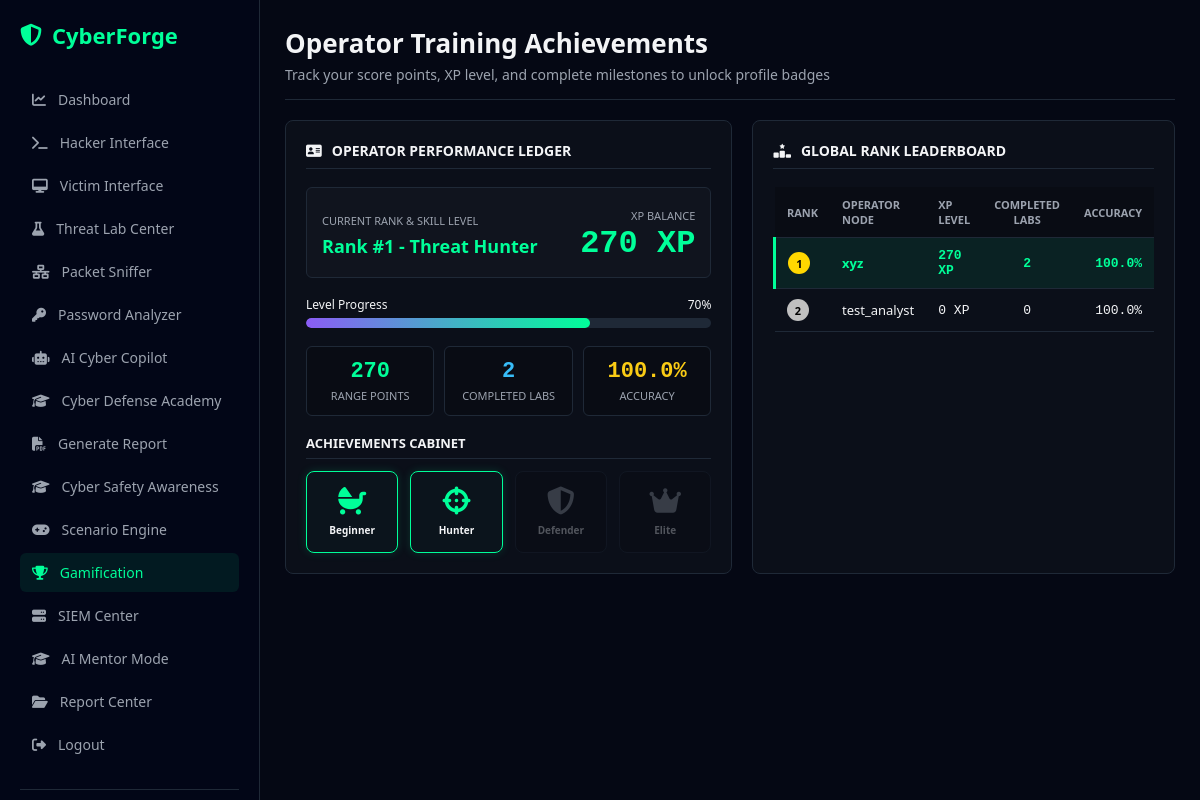
The app's page /gamification (signed in) with its own data.
### tables this page shows
CREATE TABLE user_xp (
        username TEXT PRIMARY KEY,
        xp INTEGER DEFAULT 0,
        points INTEGER DEFAULT 0,
        skill_level TEXT DEFAULT 'Beginner Analyst',
        completed_labs INTEGER DEFAULT 0,
        incorrect_findings INTEGER DEFAULT 0,
        missed_evidence INTEGER DEFAULT 0
    );

CREATE TABLE leaderboard (
        username TEXT PRIMARY KEY,
        rank INTEGER,
        xp INTEGER,
        completed_labs INTEGER,
        accuracy REAL DEFAULT 100.0
    );

### modules/gamification.py (the view)
@gamification_blueprint.route("/gamification")
def index():
    if not login_required():
        return redirect("/login")
    conn = get_db()
    cursor = conn.cursor()
    cursor.execute("SELECT * FROM user_xp WHERE username=?", (session["username"],))
    uxp = cursor.fetchone()
    if not uxp:
        get_or_create_xp(session["username"], cursor)
        conn.commit()
        cursor.execute("SELECT * FROM user_xp WHERE username=?", (session["username"],))
        uxp = cursor.fetchone()
    uxp = dict(uxp)
    cursor.execute("""
        SELECT ub.earned_at, b.name, b.description, b.icon
        FROM user_badges ub
        JOIN badges b ON ub.badge_id = b.badge_id
        WHERE ub.username=?
        ORDER BY ub.id DESC
    """, (session["username"],))
    badges = [dict(row) for row in cursor.fetchall()]
    cursor.execute("SELECT * FROM leaderboard ORDER BY rank ASC LIMIT 10")
    leaderboard = [dict(row) for row in cursor.fetchall()]
    user_rank = None
    cursor.execute("SELECT rank FROM leaderboard WHERE username=?", (session["username"],))
    rank_row = cursor.fetchone()
    if rank_row:
        user_rank = rank_row["rank"]
    conn.close()
    total_acc_denom = uxp["completed_labs"] + uxp["incorrect_findings"] + uxp["missed_evidence"]
    accuracy = 100.0
    if total_acc_denom > 0:
        accuracy = round((uxp["completed_labs"] / total_acc_denom) * 100.0, 1)
    return render_template(
        "gamification.html",
        username=session["username"],
        stats=uxp,
        badges=badges,
        leaderboard=leaderboard,
        user_rank=user_rank,
        accuracy=accuracy
    )

### database.py (called while the page is built)
def get_db():
    conn = sqlite3.connect(DATABASE)
    conn.row_factory = sqlite3.Row
    return conn

### modules/gamification.py (called while the page is built)
def login_required():
    return "username" in session

### templates/gamification.html (shortened to what this page needs)
<!DOCTYPE html>
<html lang="en">
<head>
    <link rel="stylesheet" href="https://cdnjs.cloudflare.com/ajax/libs/font-awesome/6.6.0/css/all.min.css" />
</head>
<body>
    <div class="sidebar">
        <div class="logo-area">
            <i class="fa-solid fa-shield-halved"></i> CyberForge
        </div>
        <nav class="nav-group">
            <a href="/dashboard" class="nav-item"><i class="fa-solid fa-chart-line"></i> Dashboard</a>
            <a href="/hacker" class="nav-item"><i class="fa-solid fa-terminal"></i> Hacker Interface</a>
            <a href="/victim" class="nav-item"><i class="fa-solid fa-desktop"></i> Victim Interface</a>
            <a href="/labs/defensive" class="nav-item"><i class="fa-solid fa-flask"></i> Threat Lab Center</a>
            <a href="/packet_sniffer" class="nav-item"><i class="fa-solid fa-network-wired"></i> Packet Sniffer</a>
            <a href="/password_analyzer" class="nav-item"><i class="fa-solid fa-key"></i> Password Analyzer</a>
            <a href="/ai_copilot" class="nav-item"><i class="fa-solid fa-robot"></i> AI Cyber Copilot</a>
            <a href="/academy" class="nav-item"><i class="fa-solid fa-graduation-cap"></i> Cyber Defense Academy</a>
            <a href="/report" class="nav-item"><i class="fa-solid fa-file-pdf"></i> Generate Report</a>
            <a href="/awareness" class="nav-item"><i class="fa-solid fa-graduation-cap"></i> Cyber Safety Awareness</a>
            <a href="/scenario_engine" class="nav-item"><i class="fa-solid fa-gamepad"></i> Scenario Engine</a>
            <a href="/gamification" class="nav-item active"><i class="fa-solid fa-trophy"></i> Gamification</a>
            <a href="/siem_center" class="nav-item"><i class="fa-solid fa-server"></i> SIEM Center</a>
            <a href="/ai_mentor" class="nav-item"><i class="fa-solid fa-graduation-cap"></i> AI Mentor Mode</a>
            <a href="/report_center" class="nav-item"><i class="fa-solid fa-folder-open"></i> Report Center</a>
            <a href="/logout" class="nav-item"><i class="fa-solid fa-right-from-bracket"></i> Logout</a>
        </nav>
        <div class="infra-section">
        </div>
    </div>
    <div class="main-canvas">
        <div class="canvas-header">
            <div class="header-left">
                <h1>Operator Training Achievements</h1>
                <p>Track your score points, XP level, and complete milestones to unlock profile badges</p>
            </div>
        </div>
        <div class="gamification-grid">
            <div class="panel-card">
                <div class="panel-title"><i class="fa-solid fa-address-card"></i> Operator Performance Ledger</div>
                <div class="stats-summary">
                    <div>
                        <span style="font-size: 11px; text-transform: uppercase; color: var(--text-muted);">Current Rank & Skill Level</span>
                        <h2 style="font-size: 18px; margin-top: 4px; color: var(--cyan-glow);">
                            {% if user_rank %}Rank #{{ user_rank }} - {% endif %}{{ stats.skill_level }}
                        </h2>
                    </div>
                    <div style="text-align: right;">
                        <span style="font-size: 11px; text-transform: uppercase; color: var(--text-muted);">XP Balance</span>
                        <div class="stats-big">{{ stats.xp }} XP</div>
                    </div>
                </div>
                <div>
                    <div style="display: flex; justify-content: space-between; font-size: 12px; margin-bottom: 4px;">
                        <span>Level Progress</span>
                        <span>{{ stats.xp % 100 }}%</span>
                    </div>
                    <div class="xp-bar-container">
                        <div class="xp-bar-fill" id="xp-bar" data-pct="{{ stats.xp % 100 }}"></div>
                    </div>
                </div>
                <div class="metrics-grid">
                    <div class="metric-cell">
                        <div class="val text-cyan" style="color:var(--cyan-glow);">{{ stats.points }}</div>
                        <div class="lbl">Range Points</div>
                    </div>
                    <div class="metric-cell">
                        <div class="val text-blue" style="color:var(--info-blue);">{{ stats.completed_labs }}</div>
                        <div class="lbl">Completed Labs</div>
                    </div>
                    <div class="metric-cell">
                        <div class="val text-amber" style="color:var(--warning-amber);">{{ accuracy }}%</div>
                        <div class="lbl">Accuracy</div>
                    </div>
                </div>
                <div>
                    <h3 style="font-size: 13px; text-transform: uppercase; margin-bottom: 12px; border-bottom: 1px solid var(--border-color); padding-bottom: 6px;">Achievements Cabinet</h3>
                    <div class="badges-cabinet">
                        {% set earned_ids = [] %}
                        <div class="badge-box {% if 'Beginner Analyst' in earned_ids %}earned{% endif %}" title="Earned: XP >= 50. Beginner setup completed.">
                            <i class="fa-solid fa-baby-carriage"></i>
                            <span style="font-size: 10px; font-weight: bold;">Beginner</span>
                        </div>
                        <div class="badge-box {% if 'Threat Hunter' in earned_ids %}earned{% endif %}" title="Earned: Completed at least 2 labs in training academy.">
                            <i class="fa-solid fa-crosshairs"></i>
                            <span style="font-size: 10px; font-weight: bold;">Hunter</span>
                        </div>
                        <div class="badge-box {% if 'SOC Defender' in earned_ids %}earned{% endif %}" title="Earned: Completed at least 4 labs.">
                            <i class="fa-solid fa-shield-halved"></i>
                            <span style="font-size: 10px; font-weight: bold;">Defender</span>
                        </div>
                        <div class="badge-box {% if 'CyberForge Elite' in earned_ids %}earned{% endif %}" title="Earned: Total XP >= 1000. Senior status.">
                            <i class="fa-solid fa-crown"></i>
                            <span style="font-size: 10px; font-weight: bold;">Elite</span>
                        </div>
                    </div>
                </div>
            </div>
            <div class="panel-card">
                <div class="panel-title"><i class="fa-solid fa-ranking-star"></i> Global Rank Leaderboard</div>
                <div style="overflow-x: auto;">
                    <table class="leaderboard-table">
                        <thead>
                            <tr>
                                <th style="width: 60px;">Rank</th>
                                <th>Operator Node</th>
                                <th>XP Level</th>
                                <th style="text-align: center;">Completed Labs</th>
                                <th style="text-align: right;">Accuracy</th>
                            </tr>
                        </thead>
                        <tbody>
                            {% for u in leaderboard %}
                            <tr class="{% if u.username == username %}current-user{% endif %}">
                                <td>
                                    <span class="rank-circle {% if u.rank == 1 %}gold{% elif u.rank == 2 %}silver{% elif u.rank == 3 %}bronze{% endif %}">
                                        {{ u.rank }}
                                    </span>
                                </td>
                                <td>{{ u.username }}</td>
                                <td style="font-family: monospace;">{{ u.xp }} XP</td>
                                <td style="text-align: center; font-family: monospace;">{{ u.completed_labs }}</td>
                                <td style="text-align: right; font-family: monospace;">{{ u.accuracy }}%</td>
                            </tr>
                            {% endfor %}
                        </tbody>
                    </table>
                </div>
            </div>
        </div>
    </div>
</body>
</html>

### records on screen
user_xp: skill_level "Threat Hunter", xp "270", stats.xp%100 "70", points "270", completed_labs "2"
leaderboard: rank "1", username "xyz", xp "270", completed_labs "2", accuracy "100.0"
leaderboard: rank "2", username "test_analyst", xp "0", completed_labs "0", accuracy "100.0"

### other values on screen
{{ user_rank }} "1"
{{ accuracy }} "100.0"
